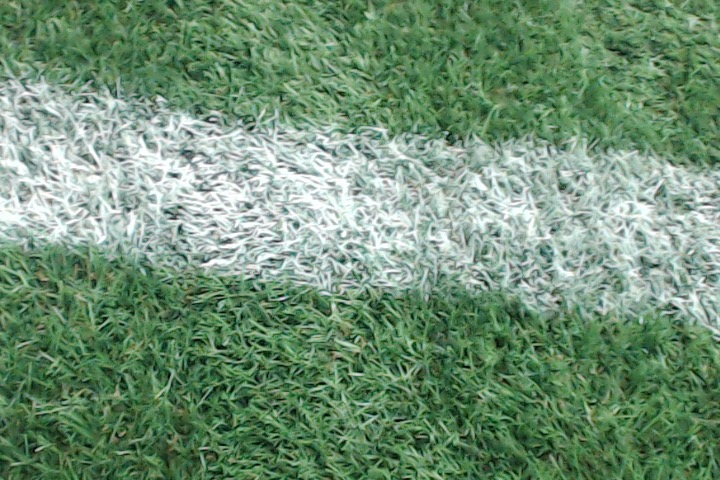
#> input picture catkin_ws/src/bowser_nav/src/lane_images/0.jpg, 720 x 480 px, given in place of the camera
$ python PotholeLocator.py   (Python 2 division)
#> lines starting #> are read from the running program, lines starting #| are printed output that depends on the picture; after the words box and inside, x2 and y2 are one past the last pixel; in counts of white or black regions, pixels touching at a corner belong together
#> in videoIn, frame is the input picture: shape (480, 720, 3); mean B, G, R 116.9, 145.2, 113
import numpy as np
import sys
import math
import time
import cv2 as cv

class pothole_locator:

	class camera:
		def __init__(self, image, fov, cameraHeight, cameraAngle):
#> called with fov = 43.3, cameraHeight = 22, cameraAngle = 75
			h = cameraHeight*math.cos(math.radians(cameraAngle))
			self.baseDist = cameraHeight*math.tan(math.radians(cameraAngle-(fov/2)))
			topDist = cameraHeight*math.tan(math.radians(cameraAngle+(fov/2)))
			self.verticalDist = topDist - self.baseDist
			self.horizontalDist = h*math.tan(math.radians(fov/2))
			self.height = image.shape[0]
#> self.height = 480
			#actually half the width, but it makes stuff so much easier
			self.width = image.shape[1]/2
#> self.width = 360

  	def __init__(self):
		return

	def whiteThreshold(self, image):
		hsv = cv.GaussianBlur(image, (5,5), 0)
		hsv = cv.cvtColor(hsv, cv.COLOR_BGR2HSV)
		lower = np.array([0,0,0])
		upper = np.array([0,0,256])

		mask = cv.inRange(hsv, lower, upper)
		return cv.bitwise_and(image, image, mask= mask)
		return mask

	def pixelToDistance(self, x, y, g):
		forward = g.baseDist + g.verticalDist*(y/g.height);
		x = x-g.width
		side = g.horizontalDist*(x/g.width);
		return (forward, side)

	def findPotholes(self, image):
		g = self.camera(image, 43.3, 22, 90-15)
		circles = self.locateInFrame(image)
		if circles is not None:
			potholes = [self.pixelToDistance(i[0], i[1], g) for i in circles[0]]
			return potholes
		return None

	def locateInFrame(self, image):
		image = self.topDown(image)
		image = self.whiteThreshold(image)
		img = cv.cvtColor(image, cv.COLOR_BGR2GRAY)
		circles = cv.HoughCircles(img, cv.HOUGH_GRADIENT, 1.2, 300, param1=100, param2=20, maxRadius=250)
		return circles

	def topDown(self, image):
		height, width = image.shape[:2]
#> height = 480; width = 720
		dest = np.array([[0,0],[width, 0],[0, height],[width, height]], np.float32)
#> dest = [[0, 0], [720, 0], [0, 480], [720, 480]]
		warpDist = math.cos(math.radians(15))*width
#> warpDist = 695.5
		corners = np.array([[0-warpDist,0],[width+warpDist, 0],[0, height],[width, height]], np.float32)
		warp = cv.getPerspectiveTransform(corners, dest)
		return cv.warpPerspective(image, warp, (width, height))
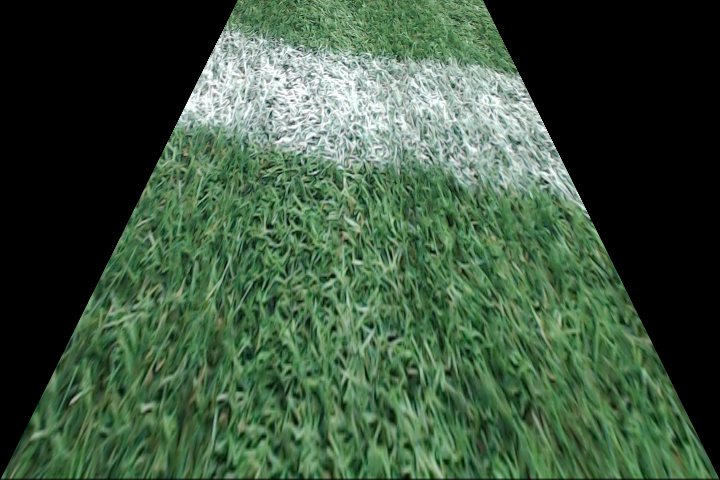
#> returned value: shape (480, 720, 3); mean of channels 0, 1, 2 62, 84.7, 60.7; drawn as B, G, R


def plotFrame(image, circles):
	if circles is not None:
		circles = np.round(circles[0,:]).astype("int")
		for (x, y, r) in circles:
			cv.circle(image, (x,y), r, color=(0,0,255), thickness=2)
	cv.imshow("window", image)

def videoIn():
	print('loading video source...')
	try:
		cap = cv.VideoCapture(0)
		time.sleep(2)
		if cap is None or cap == None:
			raise IOError
	except IOError:
		sys.exit('video load failure')
	loc = pothole_locator()
	while(True):
		ret, frame = cap.read()
		print(loc.findPotholes(frame))
#> in whiteThreshold, `hsv = cv.cvtColor(hsv, cv.COLOR_BGR2HSV)`: hsv: shape (480, 720, 3); mean H, S, V 42.8, 58.1, 84.7
#> in whiteThreshold, `mask = cv.inRange(hsv, lower, upper)`:
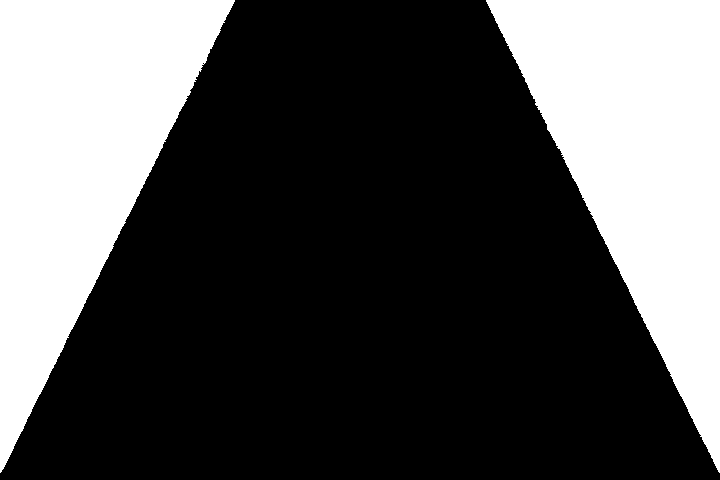
#> mask: shape (480, 720); 32.3% white; 2 white regions, box (x1, y1, x2, y2) and area: (0, 0, 235, 473) 55965, (486, 0, 720, 473) 55795
#> in whiteThreshold, `return cv.bitwise_and(image, image, mask= mask)`: returned value: shape (480, 720, 3); every value is 0
#> in locateInFrame, `img = cv.cvtColor(image, cv.COLOR_BGR2GRAY)`: img: shape (480, 720); every value is 0
#> in locateInFrame, `circles = cv.HoughCircles(img, cv.HOUGH_GRADIENT, 1.2, 300, param1=100..`: circles = None
#| None
		if cv.waitKey(1) & 0xFF == ord('q'):
#> (key q is pressed here)
			break

videoIn()

$ run again, on catkin_ws/src/bowser_nav/src/lane_images/1.jpg
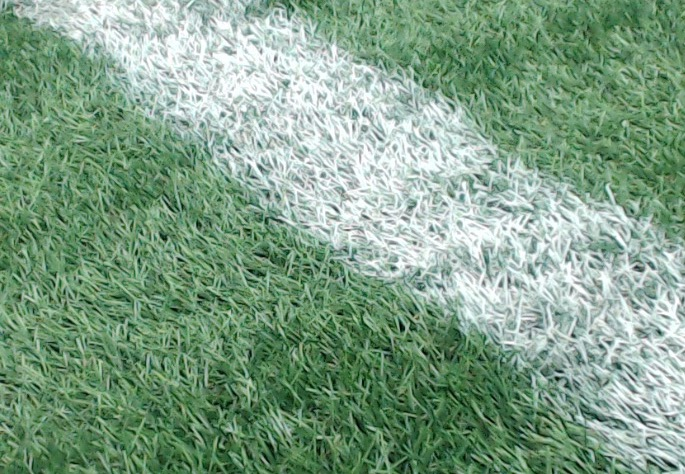
#> input picture catkin_ws/src/bowser_nav/src/lane_images/1.jpg, 685 x 474 px, given in place of the camera
#> in videoIn, frame is the input picture: shape (474, 685, 3); mean B, G, R 134.7, 159.8, 127.8
#> in topDown, `return cv.warpPerspective(image, warp, (width, height))`:
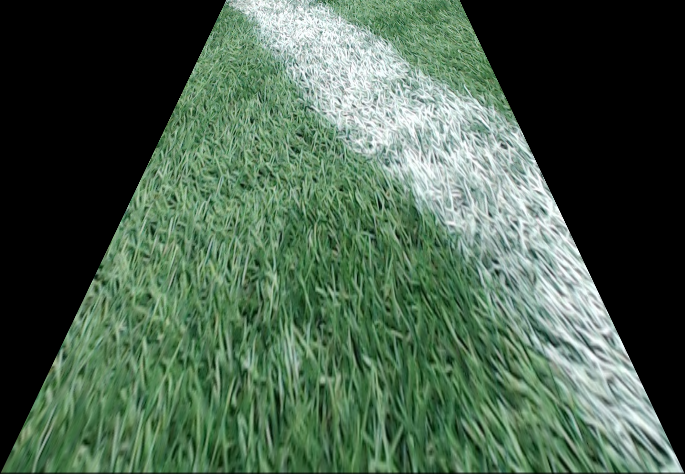
#> returned value: shape (474, 685, 3); mean of channels 0, 1, 2 75.4, 94.9, 71.6; drawn as B, G, R
#> in whiteThreshold, `mask = cv.inRange(hsv, lower, upper)`:
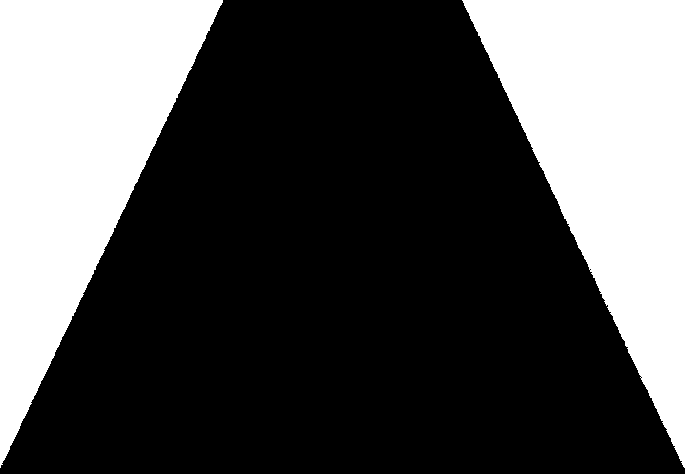
#> mask: shape (474, 685); 32.3% white; 2 white regions, box (x1, y1, x2, y2) and area: (0, 0, 223, 468) 52485, (462, 0, 685, 468) 52484
#> img: shape (474, 685); every value is 0
#> circles = None
#| None

$ run again, on catkin_ws/src/bowser_nav/src/lane_images/10.jpg
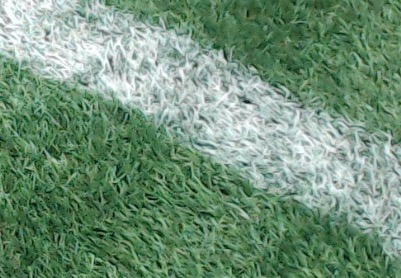
#> input picture catkin_ws/src/bowser_nav/src/lane_images/10.jpg, 401 x 278 px, given in place of the camera
#> in videoIn, frame is the input picture: shape (278, 401, 3); mean B, G, R 120.1, 145.4, 113
#> in whiteThreshold, `hsv = cv.GaussianBlur(image, (5,5), 0)`:
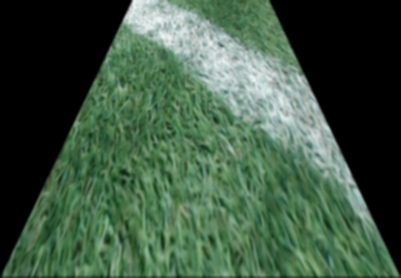
#> hsv: shape (278, 401, 3); mean of channels 0, 1, 2 66.5, 87.2, 62.8; drawn as B, G, R
#> in whiteThreshold, `mask = cv.inRange(hsv, lower, upper)`:
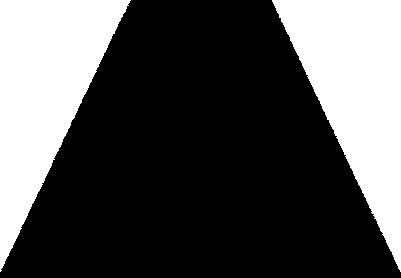
#> mask: shape (278, 401); 31.9% white; 2 white regions, box (x1, y1, x2, y2) and area: (0, 0, 131, 272) 17798, (272, 0, 401, 272) 17733
#> img: shape (278, 401); every value is 0
#> circles = None
#| None

$ run again, on catkin_ws/src/bowser_nav/src/lane_images/11.jpg
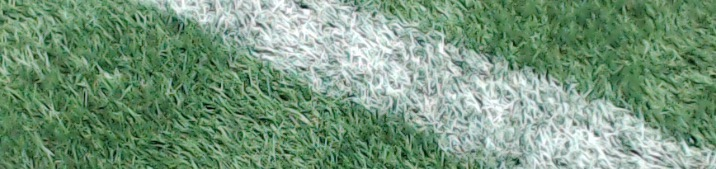
#> input picture catkin_ws/src/bowser_nav/src/lane_images/11.jpg, 716 x 169 px, given in place of the camera
#> in videoIn, frame is the input picture: shape (169, 716, 3); mean B, G, R 123.9, 151.2, 118.5
#> in topDown, `return cv.warpPerspective(image, warp, (width, height))`:
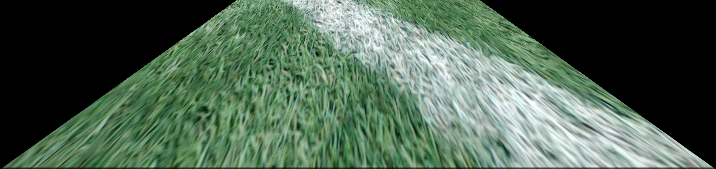
#> returned value: shape (169, 716, 3); mean of channels 0, 1, 2 80.8, 98.6, 76.9; drawn as B, G, R
#> in whiteThreshold, `mask = cv.inRange(hsv, lower, upper)`:
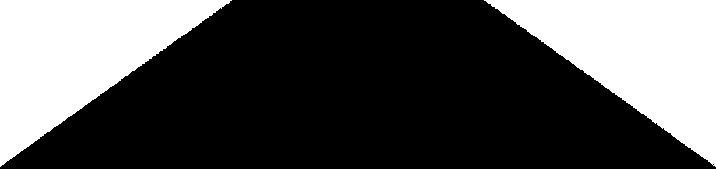
#> mask: shape (169, 716); 32% white; 2 white regions, box (x1, y1, x2, y2) and area: (0, 0, 232, 167) 19414, (484, 0, 716, 167) 19364
#> img: shape (169, 716); every value is 0
#> circles = None
#| None
